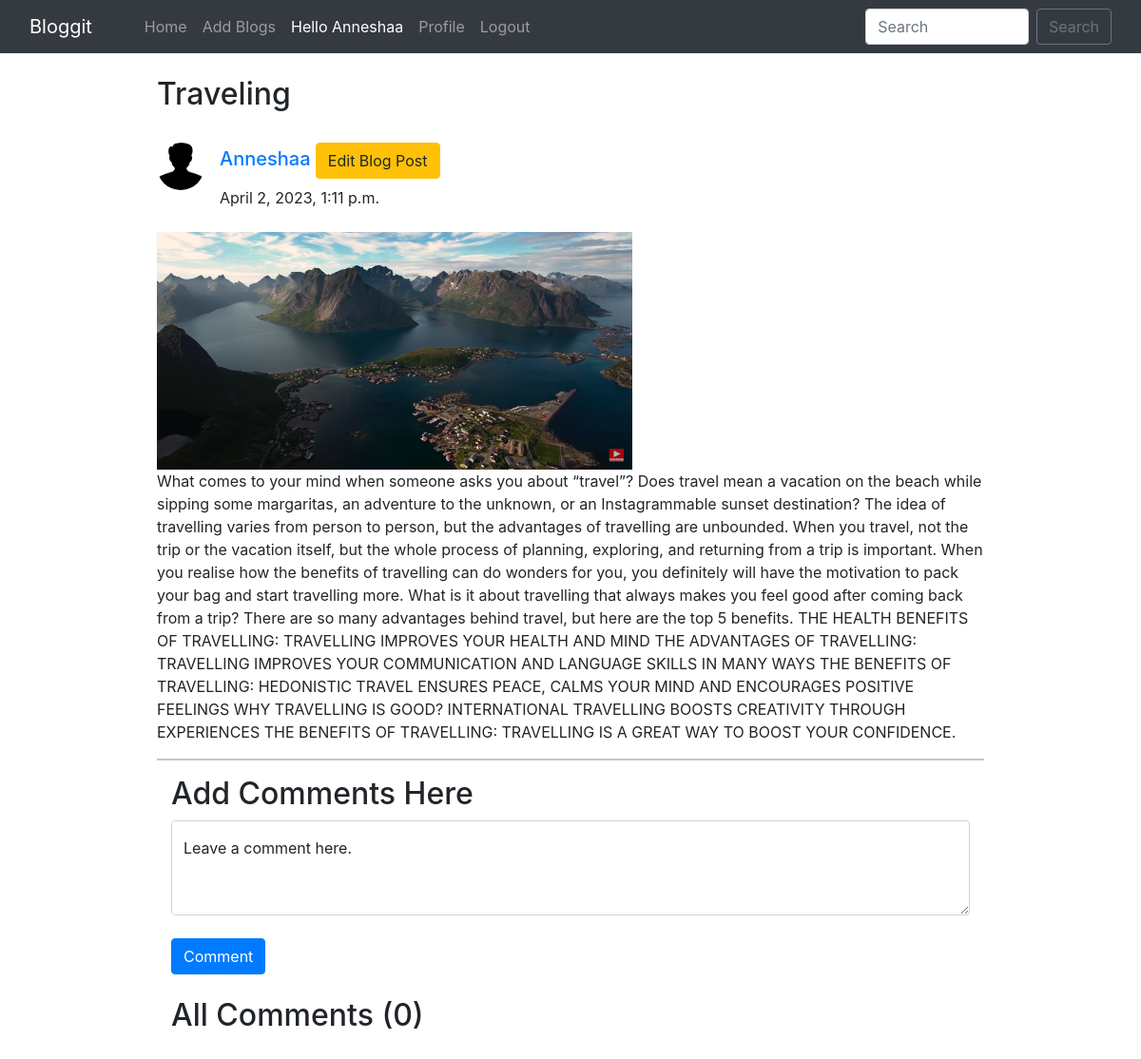
The app's page /blog/travel/ (signed in) with its own data.
### home/models.py (models this page shows, shortened)
class BlogPost(models.Model):
    title=models.CharField(max_length=255)
    author= models.ForeignKey(User, on_delete=models.CASCADE)
    slug=models.CharField(max_length=130)
    content=models.TextField()
    image = models.ImageField(upload_to="profile_pics", blank=True, null=True)
    dateTime=models.DateTimeField(auto_now_add=True)

class Profile(models.Model):
    user = models.OneToOneField(User, on_delete=models.CASCADE, blank=True, null=True)
    image = models.ImageField(upload_to="profile_pics", blank=True, null=True)
    bio = models.TextField(blank=True, null=True)
    phone_no = models.IntegerField(blank=True, null=True)
    facebook = models.CharField(max_length=300, blank=True, null=True)
    instagram = models.CharField(max_length=300, blank=True, null=True)
    linkedin = models.CharField(max_length=300, blank=True, null=True)

### home/views.py (the view)
# urls.py: path("blog/<str:slug>/", views.blogs_comments, name="blogs_comments"),
def blogs_comments(request, slug):
    post = BlogPost.objects.filter(slug=slug).first()
    comments = Comment.objects.filter(blog=post)
    if request.method=="POST":
        user = request.user
        content = request.POST.get('content','')
        blog_id =request.POST.get('blog_id','')
        comment = Comment(user = user, content = content, blog=post)
        comment.save()
    return render(request, "blog_comments.html", {'post':post, 'comments':comments})

### home/templates/blog_comments.html (shortened to what this page needs)
{% extends 'base.html' %}
{% block body %}
{% load humanize %}
<div class="container w-75 my-4">
      <h2 class="blog-post-title">{{post.title}}</h2>
      <br>
      <div class="media">
            {% if post.author.profile.image %}
            <img class="mr-3 rounded-circle" src="{{post.author.profile.image.url}}" width="50px" height="50px"
                  alt="image">
            {% endif %}
            <div class="media-body">
                  <h5 class="mt-0"><a href="/user_profile/{{post.author.id}}/">{{post.author}}
                              {% if user.is_authenticated %}
                              {% if user.id == post.author.id %}
                              <small><a href="/edit_blog_post/{{post.slug}}/" class="edit btn btn-warning">Edit Blog Post</a></small>
                              {% endif %}
                              {% endif %}
                        </a></h5>
                  {{post.dateTime}}
            </div>
      </div>
      <br>
      <img src="/media/{{post.image}}" alt="" height="250px" width="500px">
      <br>
      <p>{{post.content}}.</p>
      <hr>
      {% if user.is_authenticated %}
      <div class="container">
            <h2>Add Comments Here</h2>
            <form action="/blog/{{post.slug}}/" method="POST"> {% csrf_token %}
                  <div class="form-floating">
                        <textarea class="form-control" placeholder="Leave a comment here" id="floatingTextarea2"
                              style="height: 100px" id="content" name="content"></textarea>
                        <label for="floatingTextarea2">Leave a comment here.</label>
                        <br>
                        <button type="submit" class="btn btn-primary">Comment</button>
                  </div>
            </form>
            {% else %}
            <div class="container">
                  <h4><a href="/login/">Login</a> to post comments below.</h4>
                  {% endif %}
                  <br>
                  <h2>All Comments ({{comments.count}})</h2>
                  <br>
            </div>
      </div>
      {% endblock %}

### home/templates/base.html (shortened to what this page needs)
<!doctype html>
<html lang="en">
  <head>
    <link href="//maxcdn.bootstrapcdn.com/bootstrap/4.1.1/css/bootstrap.min.css" rel="stylesheet" id="bootstrap-css">
    <link href="https://cdn.jsdelivr.net/npm/bootstrap@5.0.2/dist/css/bootstrap.min.css" rel="stylesheet">
    <link rel="stylesheet" href="https://maxcdn.bootstrapcdn.com/bootstrap/4.0.0/css/bootstrap.min.css">
  </head>
  <body>
    <nav class="navbar navbar-expand-lg navbar-dark bg-dark sticky-top">
        <div class="container-fluid">
          <a class="navbar-brand" href="#">Bloggit</a>
          <div class="collapse navbar-collapse" id="navbarSupportedContent">
          <div class="container mx-3">
            <ul class="navbar-nav me-auto mb-2 mb-lg-0">
              <li class="nav-item">
                <a class="nav-link {% block homeactive %} {% endblock homeactive %}" aria-current="page" href="/">Home</a>
              </li>
              {% if user.is_authenticated %}
              <li class="nav-item">
                <a class="nav-link {% block add_blogs_active %} {% endblock add_blogs_active %}" href="/add_blogs/">Add Blogs</a>
              </li>
              <li class="nav-item">
                <a class="nav-link active" href="#">Hello {{request.user}}</a>
              </li>
              <li class="nav-item">
                <a class="nav-link {% block profileactive %} {% endblock profileactive %}" href="/profile/">Profile</a>
              </li>
              <li class="nav-item">
                <a class="nav-link" href="/logout/">Logout</a>
              </li>
              {% endif %}
            </ul>
            </div>
            <form class="d-flex" method="POST" action="/search/"> {% csrf_token %}
              <input class="form-control me-2" type="search" placeholder="Search" name="searched" id="searched" aria-label="Search">
              <button href="/search/" class="btn btn-outline-secondary" type="submit">Search</button>
            </form>
          </div>
        </div>
      </nav>
      {% block body %}
      {% endblock %}
</body>
</html>

### records on screen
BlogPost: title "Traveling", author.profile.image (picture), author "Anneshaa", dateTime "April 2, 2023, 1:11 p.m.", image (picture), content "What comes to your mind when someone asks you about “travel”? Does travel mean a vacation on the beach while sipping some margaritas, an adventure to the unknown, or an Instagrammable sunset destination? The idea of travelling varies from person to person, but the advantages of travelling are unbounded. When you travel, not the trip or the vacation itself, but the whole process of planning, exploring, and returning from a trip is important. When you realise how the benefits of travelling can do wonders for you, you definitely will have the motivation to pack your bag and start travelling more. What is it about travelling that always makes you feel good after coming back from a trip? There…"

### other values on screen
{{ request.user }} "Anneshaa"
{{ comments.count }} "0"
